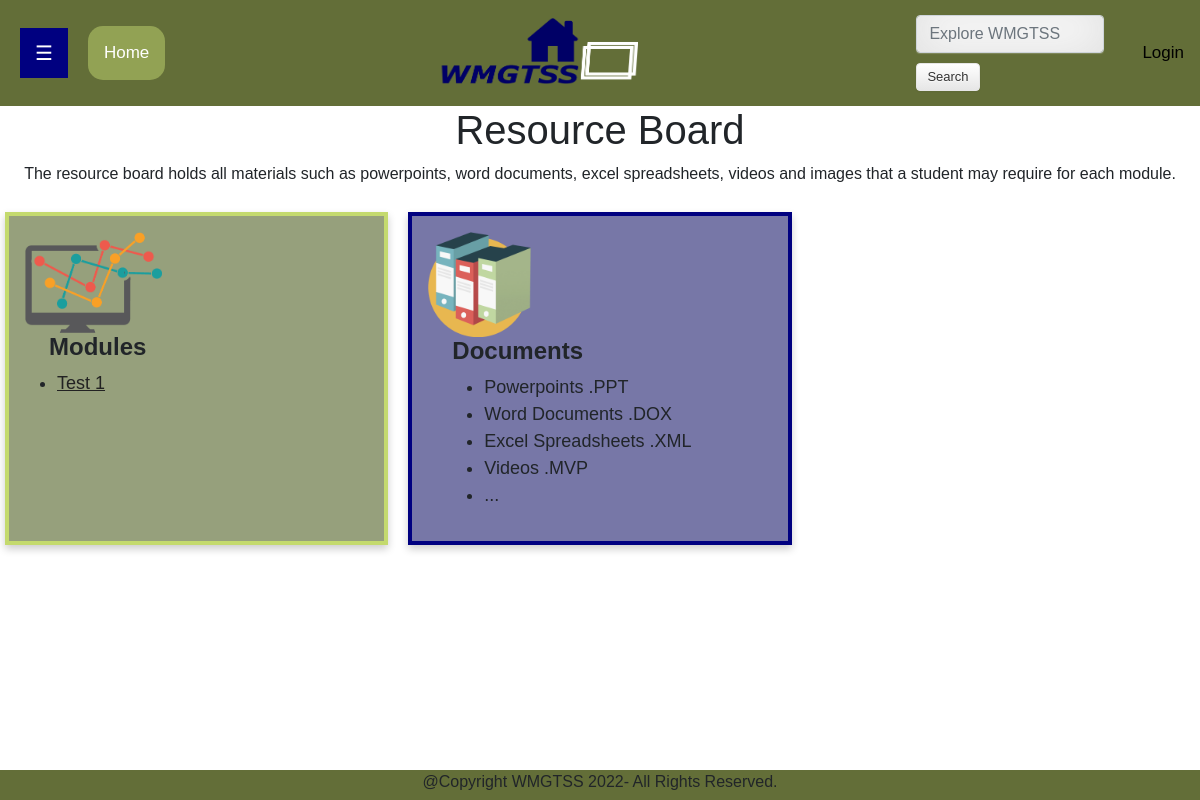
Page /dashboard on the earlier database version.
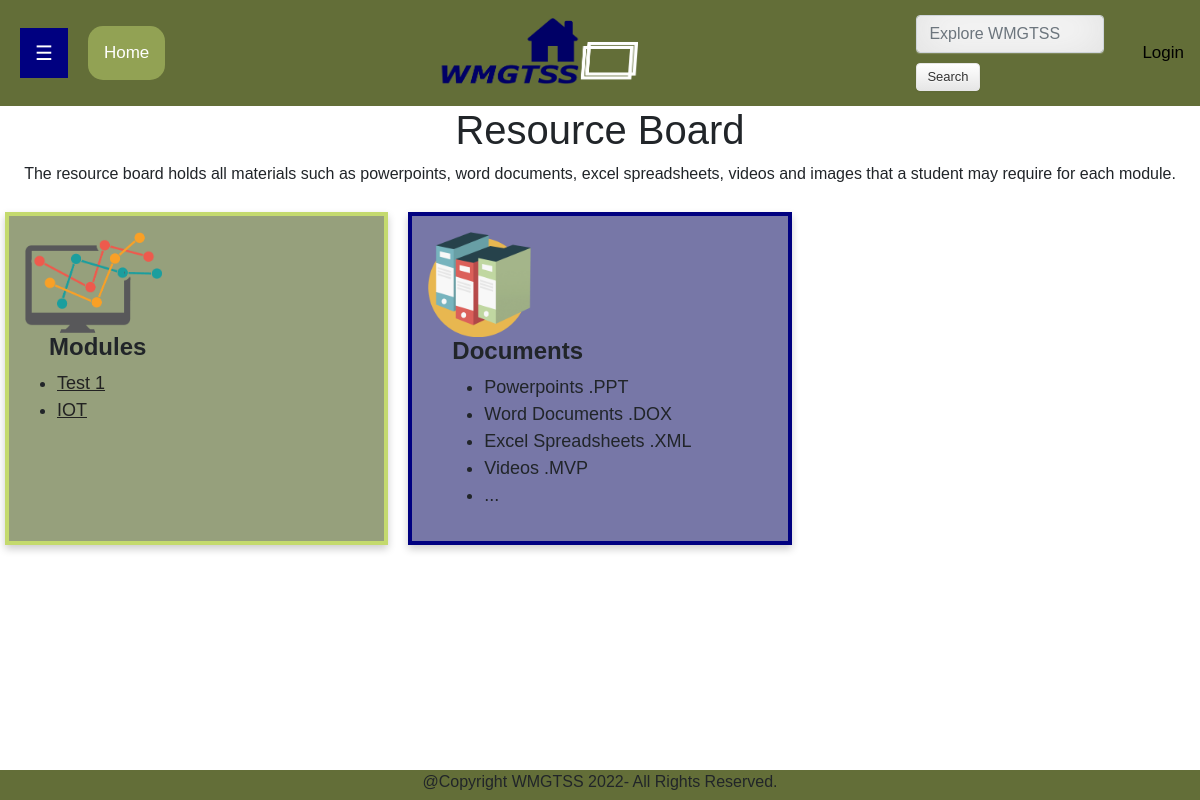
Same page on the later database version.
### SDLC/models.py (models this page shows, shortened)
class Post(db.Model):
    id = db.Column(db.Integer, primary_key=True)
    title = db.Column(db.String(100), nullable=False)
    date_posted = db.Column(db.DateTime, nullable=False, default=datetime.utcnow)
    content = db.Column(db.Text, nullable=False)
    user_id = db.Column(db.Integer, db.ForeignKey('user.id'), nullable=False)

### SDLC/routes.py (the view)
@app.route('/dashboard', methods=['GET', 'POST'])
def dashboard():
    form = PostForm()
    posts = Post.query.order_by(Post.date_posted).all()
    if form.validate_on_submit():
        post = Post(title=form.title.data, content=form.content.data, author=current_user)
        db.session.add(post)
        db.session.commit()
        flash('Post has been created', 'success')
        return redirect(url_for('posts'))
    return render_template('dashboard.html', title='Dashboard', form=form, posts=posts, legend='New Post')

### SDLC/forms.py
class PostForm(FlaskForm):
    title = StringField('Title', validators=[DataRequired()])
    content = TextAreaField('Content', validators=[DataRequired()])
    submit = SubmitField('Post')

### SDLC/templates/dashboard.html (shortened to what this page needs)
{% extends "layout.html" %}
{% block content %}
    <div id="main_2">
        <h1>
            Resource Board
        </h1>
        <p>
            The resource board holds all materials such as powerpoints, word documents, excel spreadsheets, videos and images that a student may require
            for each module.
        </p>
    </div>
    <div class="row">
        <div class="column">
            <div class="card3">
                {% if current_user.is_authenticated %}
                <img src="{{ url_for('static', filename = 'images/module.png') }}" alt="Avatar" style="width:30%">
                {% else %}
                    <img src="{{ url_for('static', filename = 'images/module.png') }}" alt="Avatar" style="width:40%">
                {% endif %}
                <div class="container">
                  <h4><b>Modules</b></h4>
                </div>
                <div class="media-body">
                    <ul>
                    {% for post in posts %}
                        <li>
                            <a href="{{ url_for('posts')}}" style="color: rgb(34, 34, 34)">{{ post.title }}</a></li>
                    {% endfor %}
                    </ul>
                </div>
            </div>
        </div>
        <div class="column">
            <div class="card4">
                {% if current_user.is_authenticated %}
                <img src="{{ url_for('static', filename = 'images/documents.png') }}" alt="Avatar" style="width:30%">
                {% else %}
                    <img src="{{ url_for('static', filename = 'images/documents.png') }}" alt="Avatar" style="width:30%">
                {% endif %}
                <div class="container">
                  <h4><b>Documents</b></h4>
                  <ul>
                      <li>Powerpoints .PPT</li>
                      <li>Word Documents .DOX</li>
                      <li>Excel Spreadsheets .XML</li>
                      <li>Videos .MVP</li>
                      <li>...</li>
                  </ul>
                </div>
            </div>
        </div>
    </div>
{% endblock content %}

### SDLC/templates/layout.html (shortened to what this page needs)
<!DOCTYPE html>
<html>
<head>
    <link rel="stylesheet" href="https://cdn.jsdelivr.net/npm/bootstrap@5.1.3/dist/css/bootstrap.min.css">
    <link rel="stylesheet" href="{{ url_for('static', filename = 'login.css') }}">
    <link rel="stylesheet" href="https://use.fontawesome.com/releases/v5.7.0/css/all/css">
    <link rel="stylesheet" href="https://cdnjs.cloudflare.com/ajax/libs/dropzone/5.7.1/min/dropzone.min.css">
</head>
<body>
    <div class="navbar">
        <div id="main">
            <button class="openbtn" onclick="openNav()">&#9776;</button>
          </div>
        <a class="active" href="{{ url_for('homepage')}}">Home</a>
        <img src="{{ url_for('static', filename = 'images/WMGTSS_logo.png') }}" style="display: inline-block;" width="200" height="70" class="rounded mx-auto d-block">
        <form action="#" method="post" class="form-inline my-2 my-lg-0">
            <input name="search" class="form-control mr-sm-2" type="search" placeholder="Explore WMGTSS">
            <button value="searchSubmit" name="action" class="btn btn-outline-success my-2 my-sm-0" type="submit">Search</button>
        </form>
        {% if current_user.is_authenticated %}
        <a href="{{ url_for('logout')}}" >Logout</a>
        <a href="{{ url_for('account')}}"><img src="{{ url_for('static', filename = 'images/profile.png') }}" title="Profile Settings" style="display: inline-block;" width="70" height="70"></a>
        {% else %}
        <a href="{{ url_for('login')}}" class="nav-link sb_footer">Login</a>
        {% endif %}
      </div>
        {% block content %}{% endblock %}
    <footer>
        @Copyright WMGTSS 2022- All Rights Reserved.
    </footer>
</body>

### SDLC/static/login.css (style rules this page uses)
.btn { display: inline-block; *display: inline; *zoom: 1; padding: 4px 10px 4px; margin-bottom: 0; font-size: 13px; line-height: 18px; color: #333333; text-align: center;text-shadow: 0 1px 1px rgba(255, 255, 255, 0.75); vertical-align: middle; background-color: #f5f5f5; background-image: -moz-linear-gradient(top, #ffffff, #e6e6e6); background-image: -ms-linear-gradient(top, #ffffff, #e6e6e6); background-image: -webkit-gradient(linear, 0 0, 0 100%, from(#ffffff), to(#e6e6e6)); background-image: -webkit-linear-gradient(top, #ffffff, #e6e6e6); background-image: -o-linear-gradient(top, #ffffff, #e6e6e6); background-image: linear-gradient(top, #ffffff, #e6e6e6); background-repeat: repeat-x; filter: progid:dximagetransform.microsoft.gradient(startColorstr=#ffffff, endColorstr=#e6e6e6, GradientType=0); border-color: #e6e6e6 #e6e6e6 #e6e6e6; border-color: rgba(0, 0, 0, 0.1) rgba(0, 0, 0, 0.1) rgba(0, 0, 0, 0.25); border: 1px solid #e6e6e6; -webkit-border-radius: 4px; -moz-border-radius: 4px; border-radius: 4px; -webkit-box-shadow: inset 0 1px 0 rgba(255, 255, 255, 0.2), 0 1px 2px rgba(0, 0, 0, 0.05); -moz-box-shadow: inset 0 1px 0 rgba(255, 255, 255, 0.2), 0 1px 2px rgba(0, 0, 0, 0.05); box-shadow: inset 0 1px 0 rgba(255, 255, 255, 0.2), 0 1px 2px rgba(0, 0, 0, 0.05); cursor: pointer; *margin-left: .3em; }
* { -webkit-box-sizing:border-box; -moz-box-sizing:border-box; -ms-box-sizing:border-box; -o-box-sizing:border-box; box-sizing:border-box; }
html { width: 100%; height:100%; overflow:scroll; }
body { background-color: rgb(255, 255, 255); font-family: "Verdana", Helvetica, sans-serif; }
input { width: 100%; margin-bottom: 10px; background: rgb(211, 221, 170); border: none; outline: none; padding: 10px; font-size: 13px; color: #fff; text-shadow: 1px 1px 1px rgba(0,0,0,0.0); border: 2px solid #636e38; border-radius: 4px; box-shadow: inset 0 -5px 45px rgba(100,100,100,0.2), 0 1px 1px rgba(255,255,255,0.2); -webkit-transition: box-shadow .5s ease; -moz-transition: box-shadow .5s ease; -o-transition: box-shadow .5s ease; -ms-transition: box-shadow .5s ease; transition: box-shadow .5s ease; }
footer { position:fixed; bottom:0; width:100%; height: 30px; text-align: center; background-color: #636e38; }
.nav-link { color: black; }
.navbar { overflow: hidden; background-color: #636e38; }
.navbar a { float: left; display: block; color: black; text-align: center; padding: 14px 16px; text-decoration: none; font-size: 17px; }
.navbar a.active { background-color: #a4b65ebb; color: white; border-radius: 15px; }
form { align-self: right; padding: 6px; border: none; margin-top: 8px; margin-right: 16px; font-size: 17px; max-width: 200px; }
.openbtn { font-size: 20px; cursor: pointer; background-color: navy; color: white; padding: 10px 15px; border: none; }
#main { transition: margin-left .5s; padding: 20px; }
#main_2 { transition: margin-left .5s; }
h1 { text-align: center; font-family: "Verdana", Helvetica, sans-serif; }
p { text-align: center; font-family: "Verdana", Helvetica, sans-serif; }
.column { float: right; width: 30%; padding: 20px 40px; padding-bottom: 10px; flex: 0 0 33.333%; display: flex; padding: 10px; }
.row { margin: 0 -5px; }
.row:after { content: ""; display: table; clear: both; }
.container { display: flex; flex-flow: row wrap; }
.card3 { box-shadow: 0 4px 8px 0 rgba(0, 0, 0, 0.2); padding: 16px; text-align: left; background: rgb(150, 160, 124); border: solid 4px rgba(196,218,110,1); font-size: large; flex: 1 1 100%; justify-content: space-around; }
.card4 { box-shadow: 0 4px 8px 0 rgba(0, 0, 0, 0.2); padding: 16px; text-align: left; background: rgb(119, 119, 167); border: solid 4px navy; font-size: large; flex: 1 1 100%; justify-content: space-evenly; }

Differences in the rows shown:
added Post: title "IOT"
